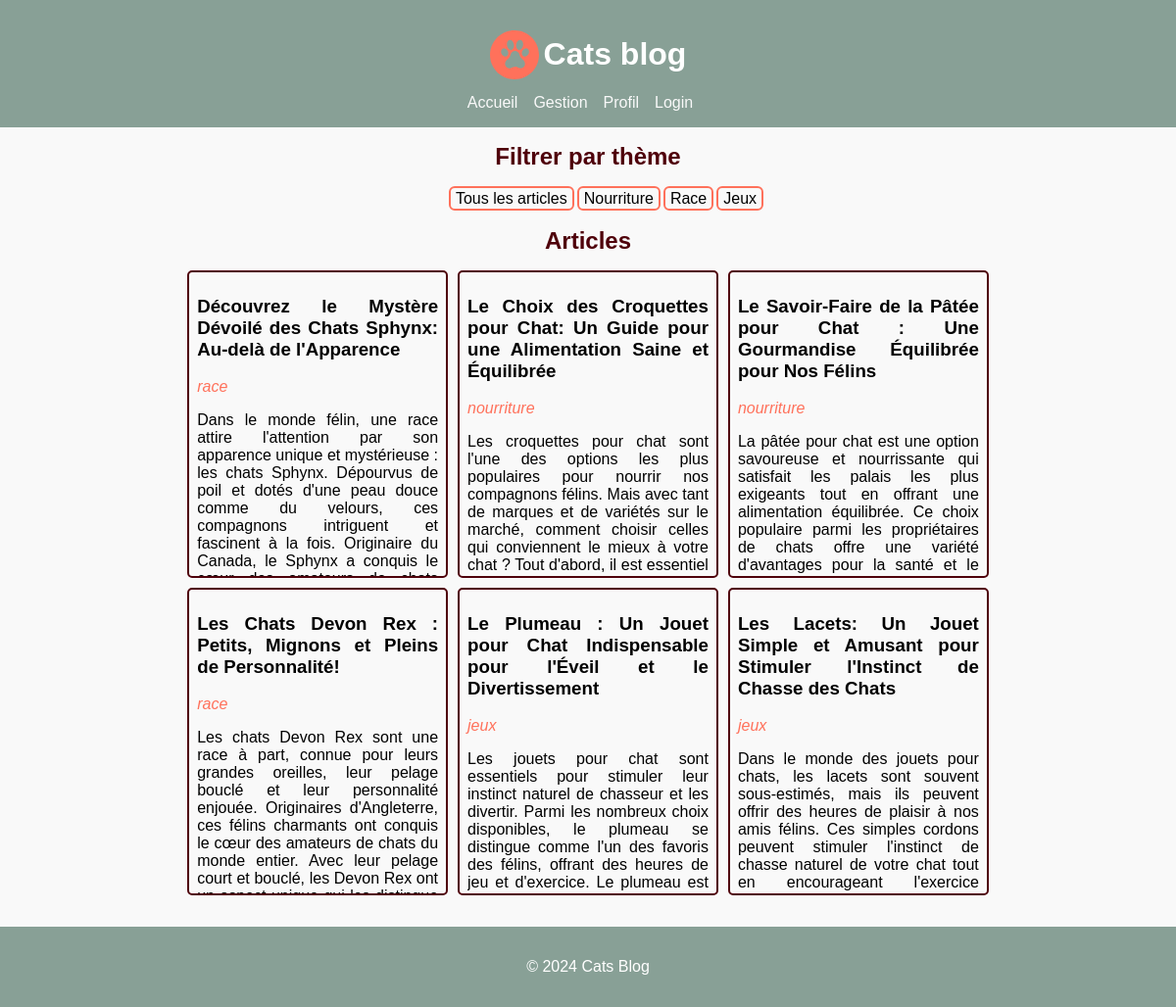
/index, run on the app's committed database.
### app/models.py (models this page shows, shortened)
class Article(db.Model):
    id = db.Column(db.Integer, primary_key=True)
    title = db.Column(db.String(140))
    theme = db.Column(db.String(140))
    body = db.Column(db.Text)
    timestamp = db.Column(db.DateTime, index=True, default=datetime.utcnow)
    author_id = db.Column(db.String(140))
    THEMES = ["race", "nourriture", "jeux"]

### app/routes.py (the view)
@app.route('/')
@app.route('/index')
def index():
    articles = Article.query.all()
    theme_selectionne = request.args.get('theme')
    if not theme_selectionne:
        articles_filtres = articles
    else:
        articles_filtres = [article for article in articles if article.theme == theme_selectionne]
    return render_template('home.html', title='Home', articles=articles_filtres)

### app/templates/home.html
{% extends "base.html" %}
{% block content %}
  <h2>Filtrer par thème </h2>
  <ul class="art-link">
      <li><a href="{{ url_for('index') }}" class="art-link__link">Tous les articles</a></li>
      <li><a href="{{ url_for('index', theme='nourriture') }}" class="art-link__link">Nourriture</a></li>
      <li><a href="{{ url_for('index', theme='race') }}" class="art-link__link">Race</a></li>
      <li><a href="{{ url_for('index', theme='jeux') }}" class="art-link__link">Jeux</a></li>
  </ul>
  <h2>Articles</h2>
  <ul class="art-grid">
    <div class="art-grid__cpt">
      {% if articles %}
        {% for article in articles %}
          <div class="art-grid__element">
            <li><a href="{{ url_for('article', id=article.id) }}">
              <h3 class="art__title">{{ article.title }}</h3>
              <em class="art__theme">{{ article.theme }}</em>
              <p class="art__body">{{ article.body}}</p>
            </a></li>
          </div>
        {% endfor %}
      {% else %}
        <li>No articles found</li>
      {% endif %}
    </div>
  </ul>
{% endblock %}

### app/templates/base.html (shortened to what this page needs)
<!DOCTYPE html>
<html lang="fr">
<head>
  <link rel=stylesheet type=text/css href="{{ url_for('static', filename='style.css') }}">
</head>
<body>
  <header>
    <div class="logo">
      <img class="logo__img" src="{{ url_for('static', filename='logo.svg') }}" alt="logo">
      <h1 class="logo__title">Cats blog</h1>
    </div>
    <nav>
        <ul class="ref">
          <li class="ref__line"><a href="{{ url_for('index') }}" class="ref__line__link">Accueil</a></li>
          <li class="ref__line"><a href="gestion" class="ref__line__link">Gestion</a></li>
          <li class="ref__line"><a href="profile" class="ref__line__link">Profil</a></li>
          {% if current_user.is_authenticated %}
            <li class="ref__line"><a href="{{ url_for('logout') }}" class="ref__line__link">Logout</a></li>
          {% else %}
            <li class="ref__line"><a href="{{ url_for('login') }}" class="ref__line__link">Login</a></li>
          {% endif %}
        </ul>
    </nav>
  </header>
  <main>
      {% block content %}{% endblock %}
  </main>
  <footer>
    <p>&copy; 2024 Cats Blog</p>
  </footer>
</body>
</html>

### app/static/style.css (style rules this page uses)
body { font-family: Arial, sans-serif; margin: 0; padding: 0; background-color: #f9f9f9; color: black; height: 100%; }
header { background-color: #333; color: #fff; padding: 1em; background-color: #88A096; }
footer { background-color: #333; color: #fff; padding: 1em; text-align: center; background-color: #88A096; }
main { padding: 1em; display :flex; flex-direction : column; justify-content: center; height: 100%; }
h2 { margin: auto; color: #4F000B; }
.logo { display : flex; flex: row nowrap; justify-content: center; align-items: center; }
.logo__img { width: 50px; height: 50px; margin-right: 5px; }
.ref { list-style: none; padding: 0; margin: auto; display:flex; justify-content: center; align-items: center; }
.ref__line { display: inline; margin-right: 1em; }
.ref__line__link { color: #f9f9f9; text-decoration: none; }
.art-link { list-style: none; display: flex; margin :20px auto; }
.art-link__link { border-radius: 6px; border : solid #FF715B 2px; margin-right: 3px; padding: 2px 5px; }
.art-link__link:focus, .art-link__link,.art-link__link:active { text-decoration: none; color: black; }
.art-grid { list-style: none; padding: 0; }
.art-grid__cpt { width: 70%; margin: auto; display: grid; grid-template-columns: 1fr 1fr 1fr; gap: 10px; }
.art-grid__element { height: 300px; border-radius: 5px; border: solid #4F000B 2px; padding: 5px 8px; overflow: hidden; text-overflow: ellipsis; text-align: justify; }
.art-grid__element li { list-style: none; }
.art-grid__element a, .art-grid__element a:focus, .art-grid__element a:active { text-decoration: none; color: black; }
.art__body { overflow: hidden; text-overflow: ellipsis; text-align: justify; }
.art__theme { font-style: bold; color:#FF715B; }

### data on the page
Article: title "Découvrez le Mystère Dévoilé des Chats Sphynx: Au-delà de l'Apparence", theme "race", body "Dans le monde félin, une race attire l'attention par son apparence unique et mystérieuse : les chats Sphynx. Dépourvus de poil et dotés d'une peau douce comme du velours, ces compagnons intriguent et fascinent à la fois. Originaire du Canada, le Sphynx a conquis le…"
Article: title "Le Choix des Croquettes pour Chat: Un Guide pour une Alimentation Saine et Équilibrée", theme "nourriture", body "Les croquettes pour chat sont l'une des options les plus populaires pour nourrir nos compagnons félins. Mais avec tant de marques et de variétés sur le marché, comment choisir celles qui conviennent le mieux à votre chat ? Tout d'abord, il est essentiel…"
Article: title "Le Savoir-Faire de la Pâtée pour Chat : Une Gourmandise Équilibrée pour Nos Félins", theme "nourriture", body "La pâtée pour chat est une option savoureuse et nourrissante qui satisfait les palais les plus exigeants tout en offrant une alimentation équilibrée. Ce choix populaire parmi les propriétaires de chats offre une variété d'avantages pour la santé et le…"
Article: title "Les Chats Devon Rex : Petits, Mignons et Pleins de Personnalité!", theme "race", body "Les chats Devon Rex sont une race à part, connue pour leurs grandes oreilles, leur pelage bouclé et leur personnalité enjouée. Originaires d'Angleterre, ces félins charmants ont conquis le cœur des amateurs de chats du monde entier. Avec leur pelage court et bouclé, les Devon Rex ont…"
Article: title "Le Plumeau : Un Jouet pour Chat Indispensable pour l'Éveil et le Divertissement", theme "jeux", body "Les jouets pour chat sont essentiels pour stimuler leur instinct naturel de chasseur et les divertir. Parmi les nombreux choix disponibles, le plumeau se distingue comme l'un des favoris des félins, offrant des heures de jeu et d'exercice. Le plumeau est…"
Article: title "Les Lacets: Un Jouet Simple et Amusant pour Stimuler l'Instinct de Chasse des Chats", theme "jeux", body "Dans le monde des jouets pour chats, les lacets sont souvent sous-estimés, mais ils peuvent offrir des heures de plaisir à nos amis félins. Ces simples cordons peuvent stimuler l'instinct de chasse naturel de votre chat tout en encourageant l'exercice…"
